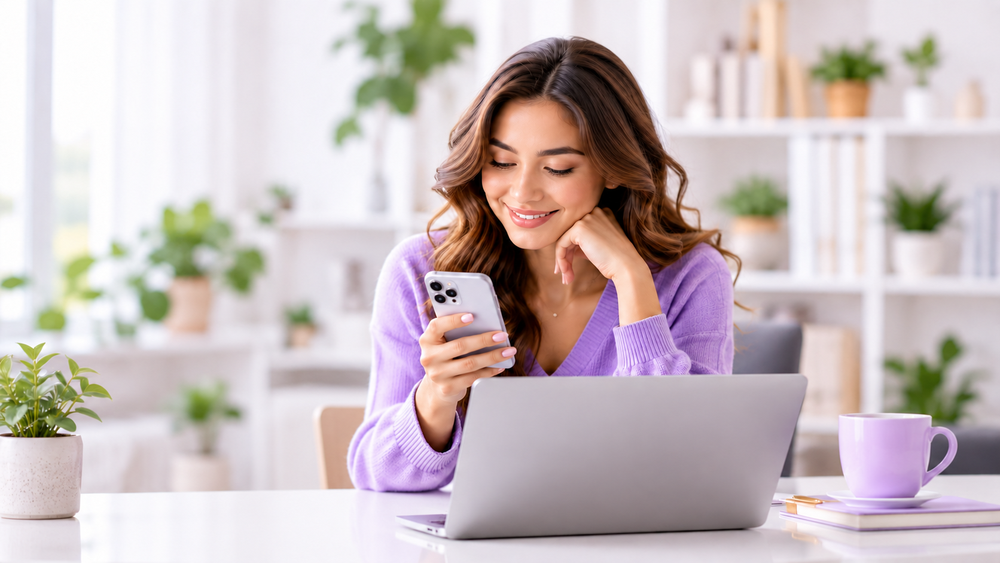
#> input picture assets/@why/main-hero.png, 1000 x 563 px, shrunk from 1672 x 941 before the run
$ python tools-recolor-hero.py
#> lines starting #> are read from the running program, lines starting #| are printed output that depends on the picture; after the words box and inside, x2 and y2 are one past the last pixel; in counts of white or black regions, pixels touching at a corner belong together
import numpy as np
from PIL import Image

SRC = 'assets/@why/main-hero.png'
DST = 'assets/hero-main.jpg'

# The violet the sweater sits on (270-280) and the magenta fringe where hair
# meets it (300-340) both have to end up blue. A flat hue shift can't do it:
# -50deg puts the fringe at 250-290, still violet. So the whole violet-magenta
# band gets REMAPPED onto the blue band, which collapses it rather than sliding
# it.
IN_LO,  IN_HI  = 245.0, 330.0     # violet .. magenta
OUT_LO, OUT_HI = 208.0, 238.0     # brand blue band; 275 lands on ~219
EDGE           = 10.0             # feather either end so the band has no seam
MIN_SAT        = 0.06

a = np.asarray(Image.open(SRC).convert('RGB'), dtype=np.float32) / 255.0
r, g, b = a[..., 0], a[..., 1], a[..., 2]
mx = a.max(axis=2); mn = a.min(axis=2); df = mx - mn
safe = np.where(df == 0, 1.0, df)

h = np.zeros_like(mx)
h = np.where(mx == r, (60.0 * ((g - b) / safe) + 360.0) % 360.0, h)
h = np.where(mx == g,  60.0 * ((b - r) / safe) + 120.0, h)
h = np.where(mx == b,  60.0 * ((r - g) / safe) + 240.0, h)
h = np.where(df == 0, 0.0, h)
s = np.where(mx == 0, 0.0, df / np.where(mx == 0, 1.0, mx))
v = mx

# membership of the violet..magenta band, feathered at both ends
w = np.clip((h - (IN_LO - EDGE)) / EDGE, 0.0, 1.0) * np.clip(((IN_HI + EDGE) - h) / EDGE, 0.0, 1.0)
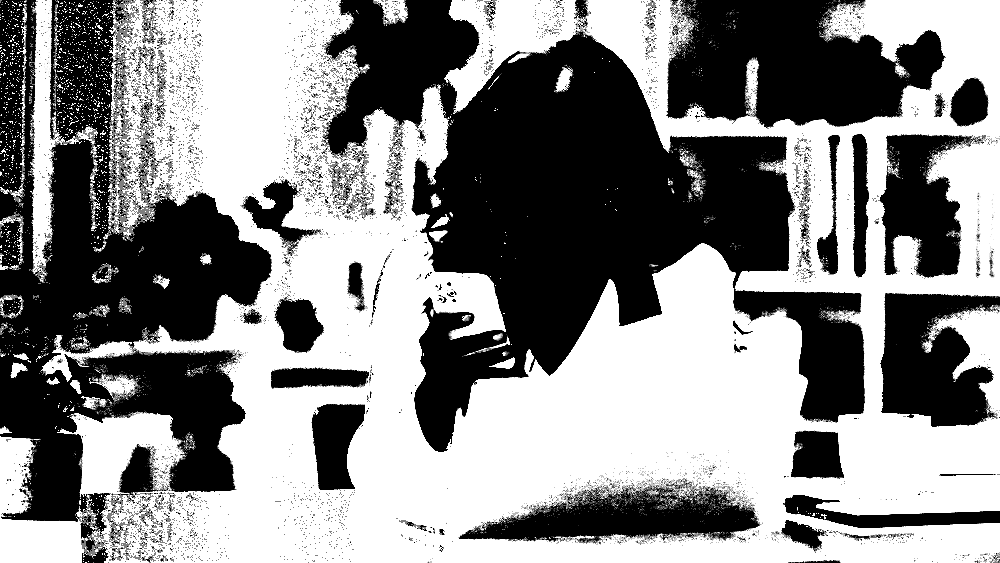
#> w: shape (563, 1000) float32; min 0, max 1, mean 0.539
w = w * w * (3.0 - 2.0 * w)
w = np.where(s >= MIN_SAT, w, 0.0)

t = np.clip((h - IN_LO) / (IN_HI - IN_LO), 0.0, 1.0)
h_target = OUT_LO + t * (OUT_HI - OUT_LO)
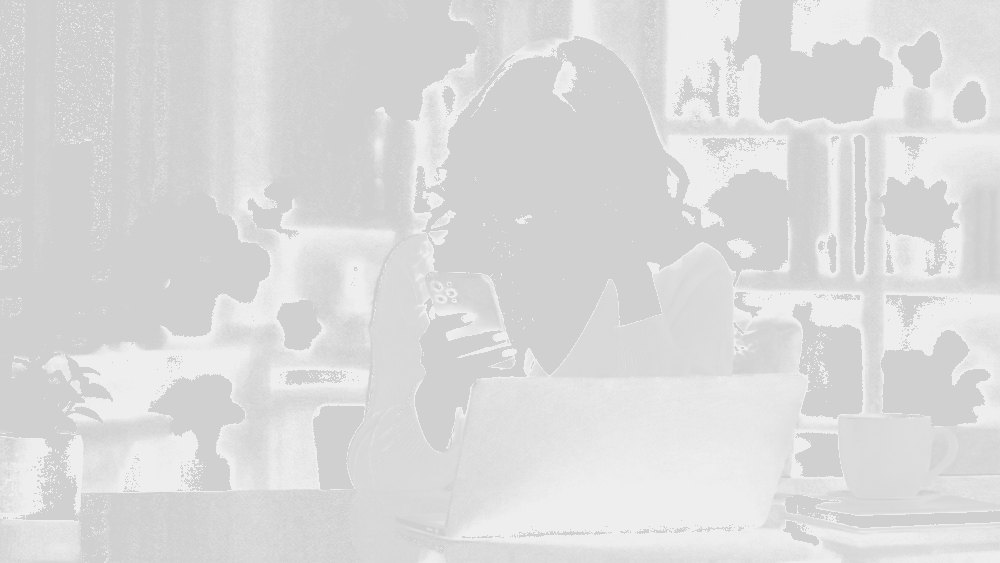
#> h_target: shape (563, 1000) float32; min 208, max 238, mean 218.6
h = h * (1.0 - w) + h_target * w

# the fringe is an artefact, not a garment - pull some saturation out of the
# part of the band that was magenta so it reads as hair
fringe = np.clip((h_target - 228.0) / 6.0, 0.0, 1.0) * w
s = s * (1.0 - 0.45 * fringe)

i = np.floor(h / 60.0) % 6
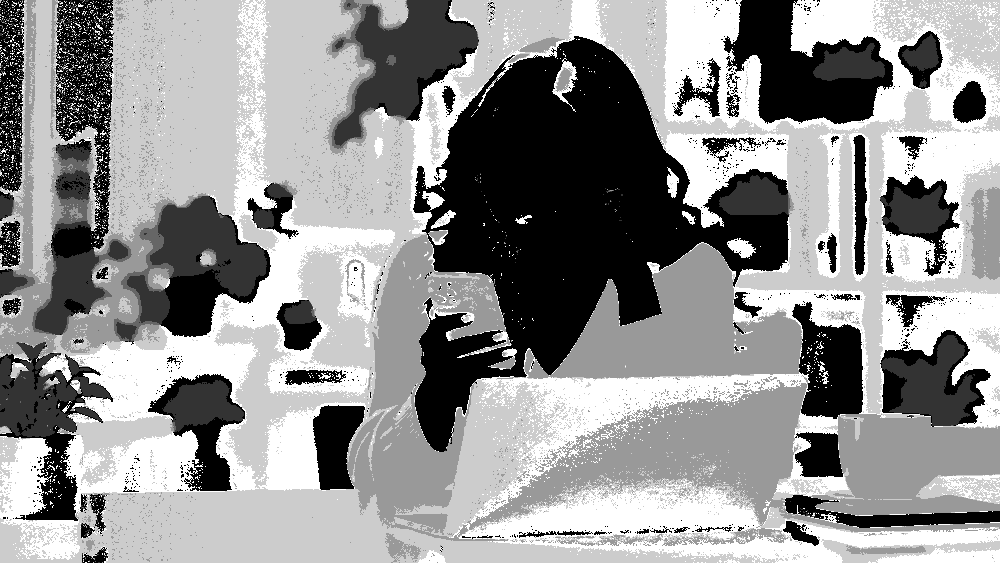
#> i: shape (563, 1000) float32; min 0, max 5, mean 2.89; drawn with min black and max white
f = h / 60.0 - np.floor(h / 60.0)
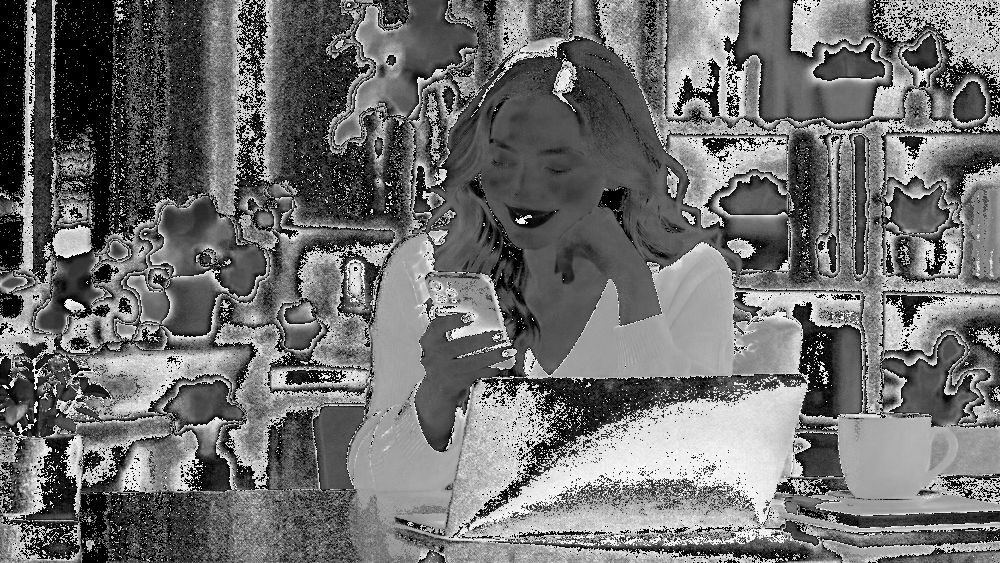
#> f: shape (563, 1000) float32; min 0, max 0.999, mean 0.436
p = v * (1 - s); q = v * (1 - f * s); t2 = v * (1 - (1 - f) * s)
out = np.zeros_like(a)
for k, (rr, gg, bb) in enumerate([(v,t2,p),(q,v,p),(p,v,t2),(p,q,v),(t2,p,v),(v,p,q)]):
    m = (i == k)
    out[..., 0] = np.where(m, rr, out[..., 0])
    out[..., 1] = np.where(m, gg, out[..., 1])
    out[..., 2] = np.where(m, bb, out[..., 2])
#> this loop made 6 passes
#> pass 1, `m = (i == k)`:
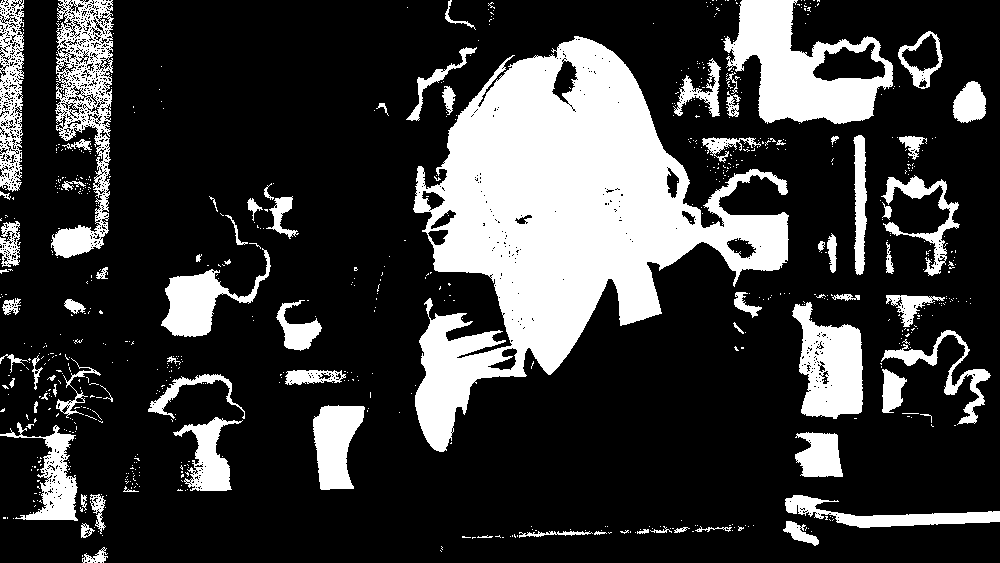
#> m: shape (563, 1000) bool; 23.1% white; 757 white regions (678 under 20 px), largest, box (x1, y1, x2, y2) and area: (413, 36, 789, 452) 67767, (723, 0, 893, 124) 10601, (51, 0, 114, 258) 6975
#> after the loop:
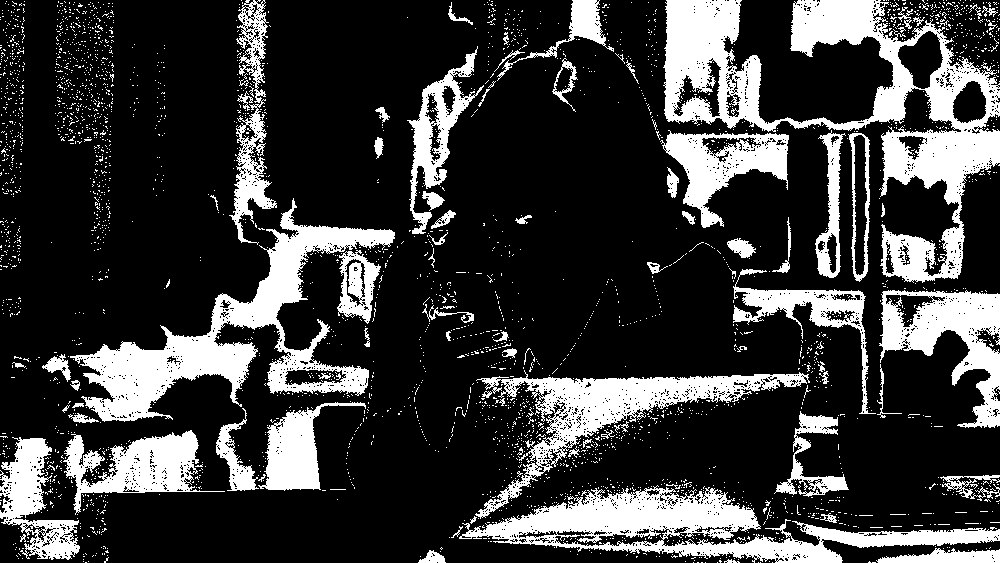
#> m: shape (563, 1000) bool; 22.8% white; 3074 white regions (2991 under 20 px), largest, box (x1, y1, x2, y2) and area: (663, 0, 1000, 283) 26965, (70, 198, 395, 422) 17275, (459, 485, 1000, 563) 15135
#> after the loop:
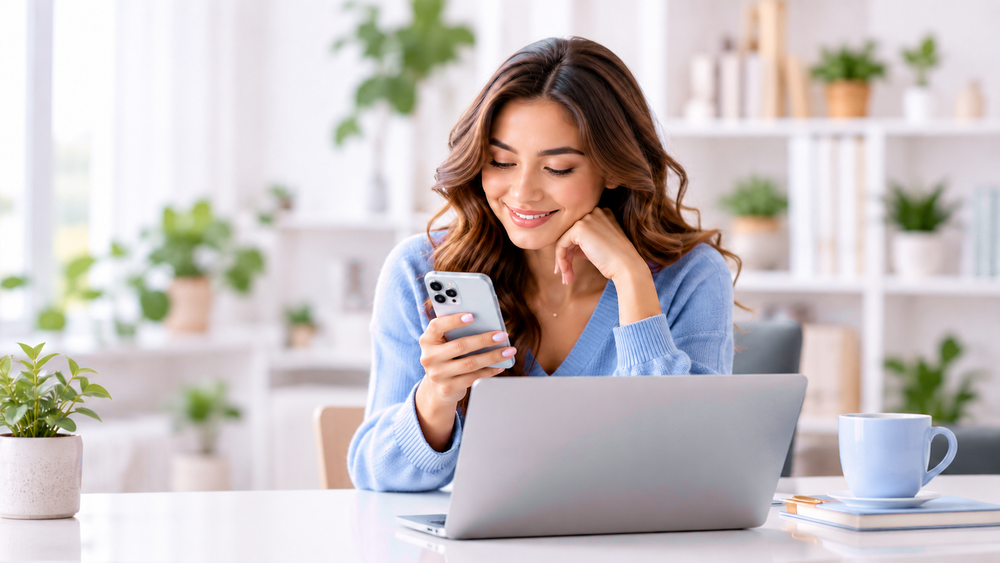
#> out: shape (563, 1000, 3) float32; mean of channels 0, 1, 2 0.777, 0.747, 0.746; drawn as R, G, B

Image.fromarray(np.clip(out * 255.0, 0, 255).astype(np.uint8)).save(
    DST, quality=88, optimize=True, progressive=True)
print('remapped ->', DST, '| pixels touched: %.1f%%' % (100.0 * (w > 0.01).sum() / w.size))
#| remapped -> assets/hero-main.jpg | pixels touched: 15.5%

$ run again, with assets/@why/1.png copied over assets/@why/main-hero.png
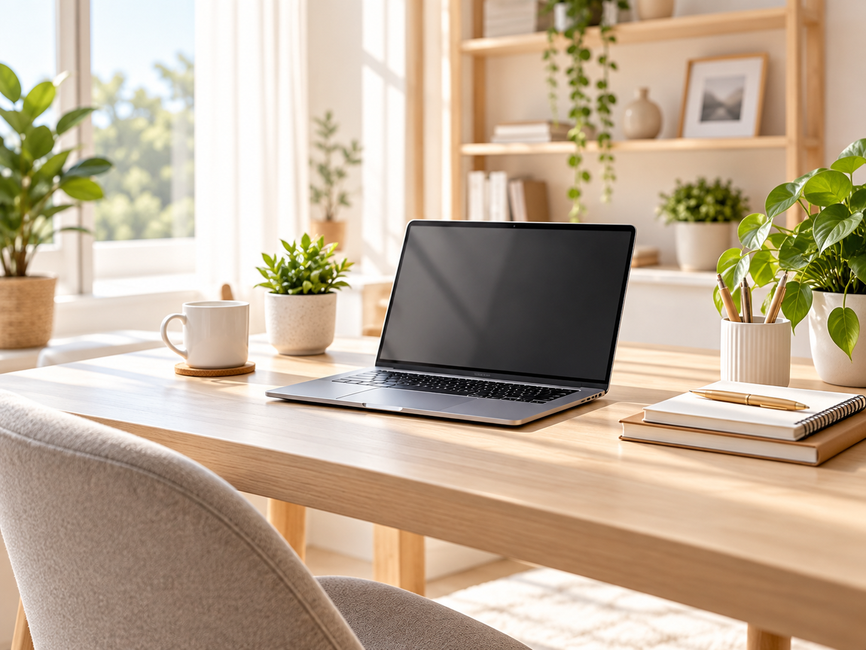
#> input picture assets/@why/1.png, 866 x 650 px, shrunk from 1448 x 1086 before the run
#> the loop `for k, (rr, gg, bb) in enumerate([(v,t2,p),(q,v,p),(p,v,t2),(p,q,v),(t..` made 6 passes
#> pass 1, `m = (i == k)`:
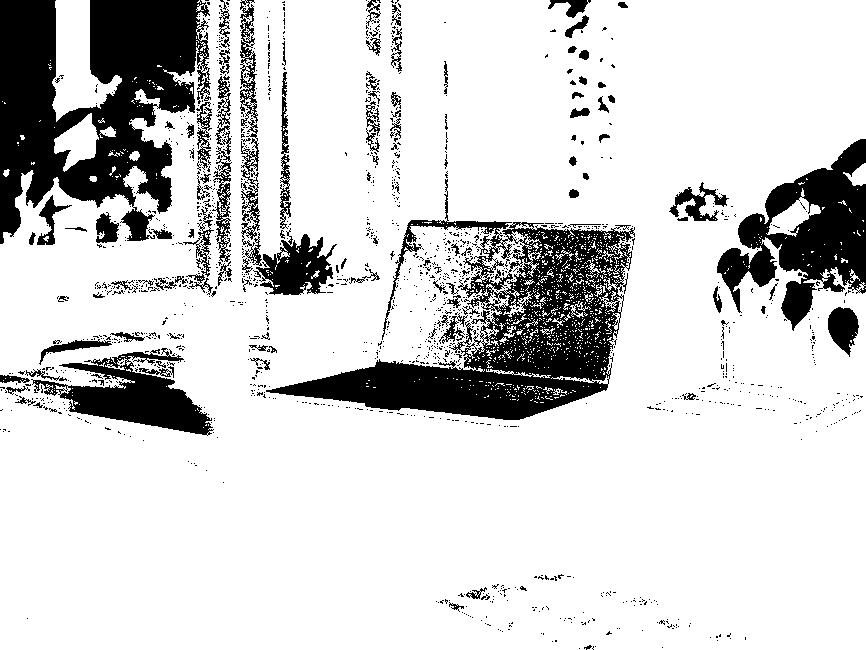
#> m: shape (650, 866) bool; 82.5% white; 1438 black regions (1316 under 20 px), largest, box (x1, y1, x2, y2) and area: (0, 0, 211, 244) 30165, (266, 179, 635, 420) 27760, (717, 139, 866, 331) 12700
#> after the loop `for k, (rr, gg, bb) in enumerate([(v,t2,p),(q,v,p),(p,v,t2),(p,q,v),(t..`:
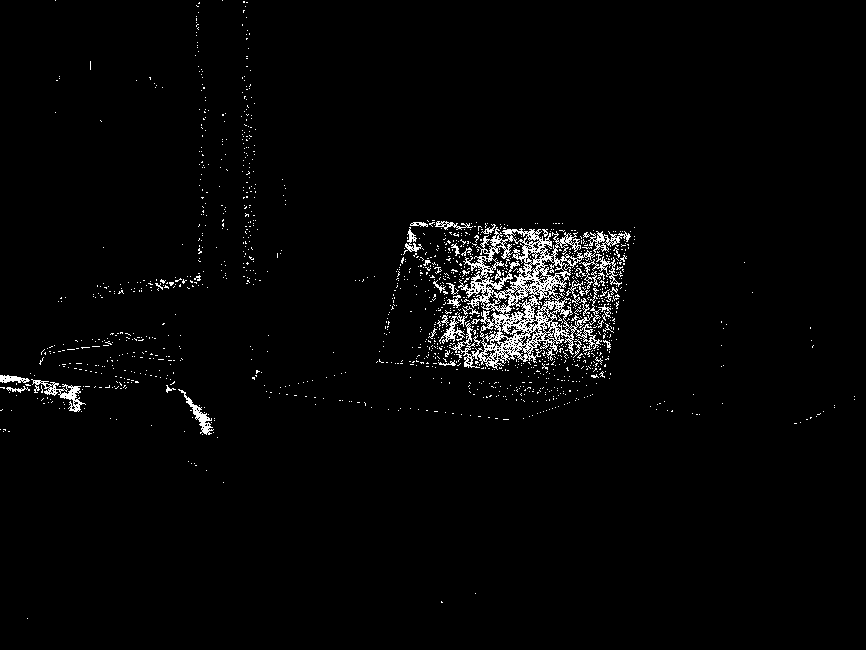
#> m: shape (650, 866) bool; 2.4% white in thin lines or dots
#| remapped -> assets/hero-main.jpg | pixels touched: 1.1%

$ run again, with assets/@why/2.png copied over assets/@why/main-hero.png
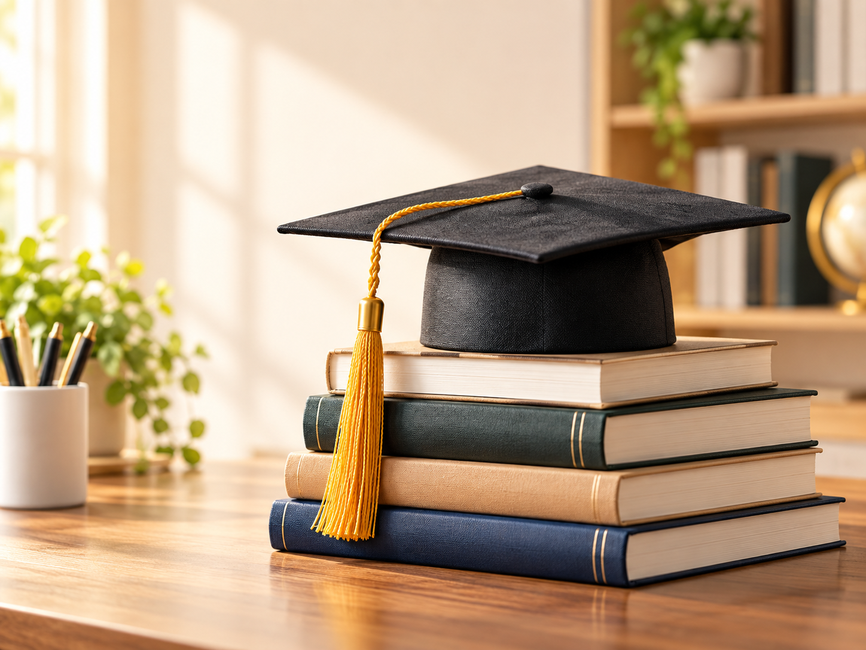
#> input picture assets/@why/2.png, 866 x 650 px, shrunk from 1448 x 1086 before the run
#> the loop `for k, (rr, gg, bb) in enumerate([(v,t2,p),(q,v,p),(p,v,t2),(p,q,v),(t..` made 6 passes
#> pass 1, `m = (i == k)`:
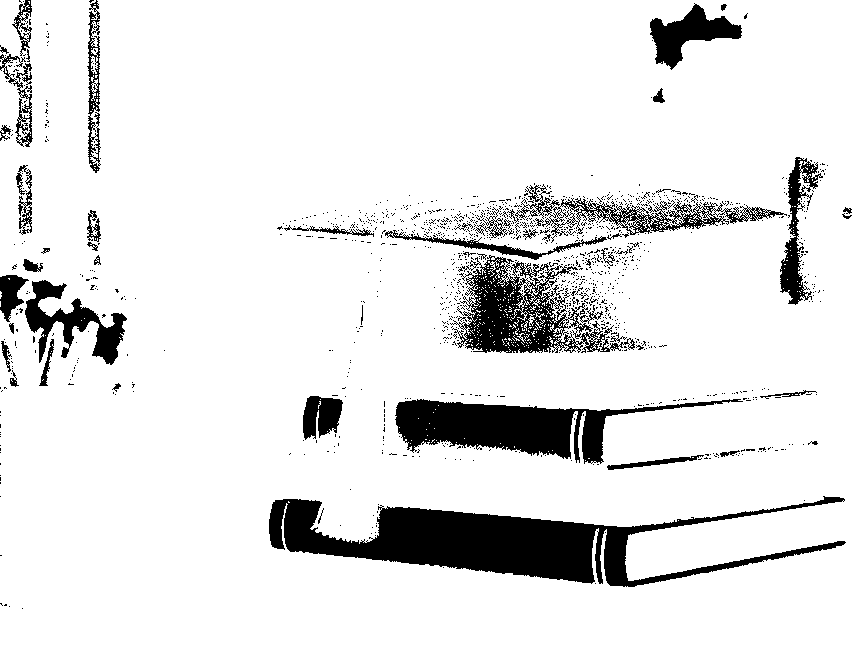
#> m: shape (650, 866) bool; 89.6% white; 1252 black regions (1198 under 20 px), largest, box (x1, y1, x2, y2) and area: (269, 496, 846, 587) 19425, (395, 399, 743, 464) 9380, (450, 255, 635, 353) 7350
#> after the loop `for k, (rr, gg, bb) in enumerate([(v,t2,p),(q,v,p),(p,v,t2),(p,q,v),(t..`:
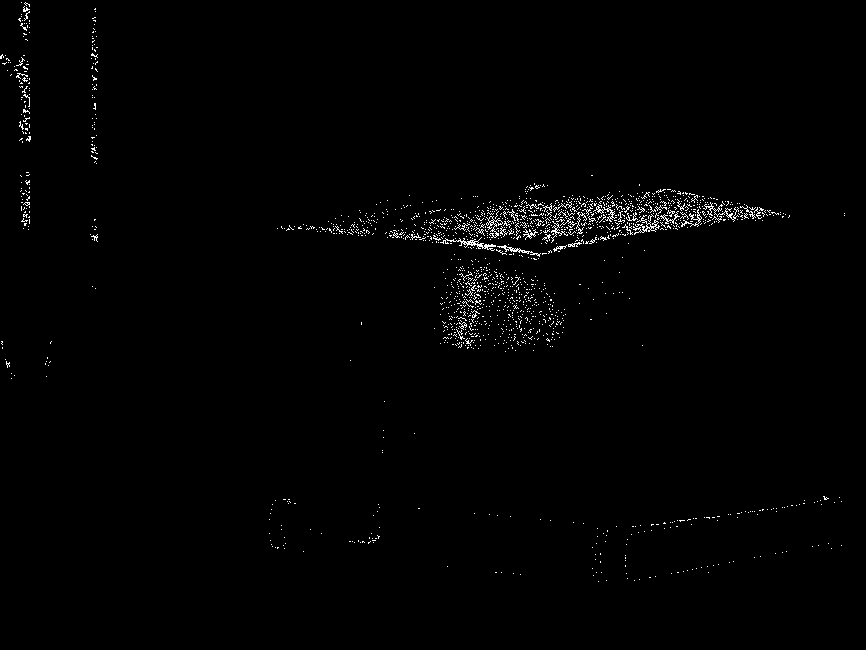
#> m: shape (650, 866) bool; 1% white in thin lines or dots, all inside (x1, y1, x2, y2) = (0, 2, 845, 582)
#| remapped -> assets/hero-main.jpg | pixels touched: 1.2%

$ run again, with assets/@why/3.png copied over assets/@why/main-hero.png
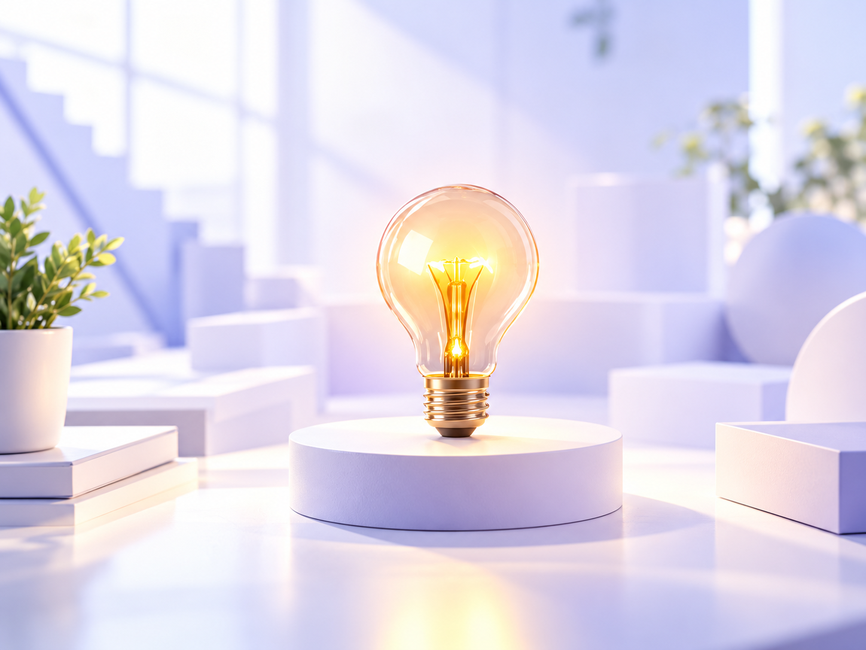
#> input picture assets/@why/3.png, 866 x 650 px, shrunk from 1448 x 1086 before the run
#> the loop `for k, (rr, gg, bb) in enumerate([(v,t2,p),(q,v,p),(p,v,t2),(p,q,v),(t..` made 6 passes
#> after the loop `for k, (rr, gg, bb) in enumerate([(v,t2,p),(q,v,p),(p,v,t2),(p,q,v),(t..`:
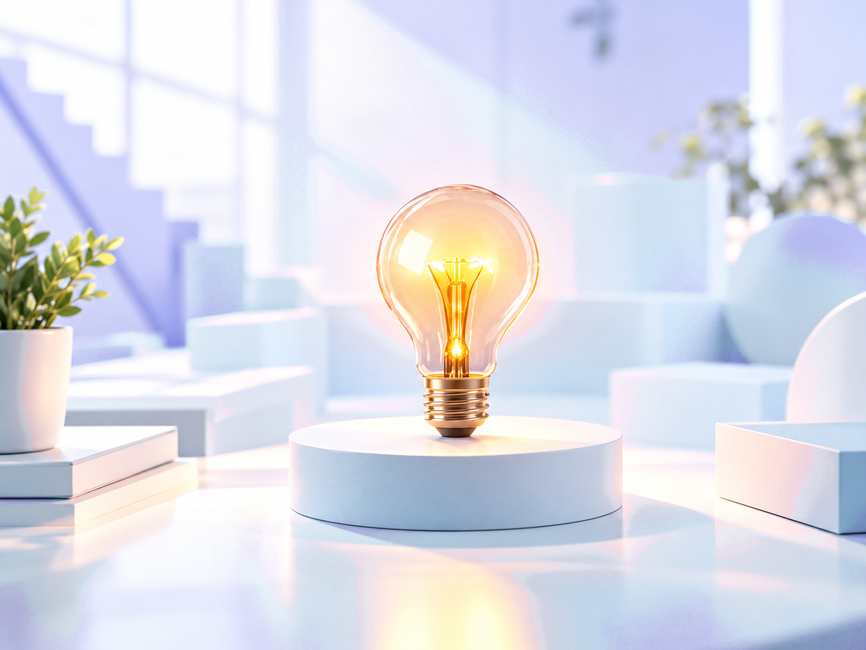
#> out: shape (650, 866, 3) float32; mean of channels 0, 1, 2 0.86, 0.869, 0.91; drawn as R, G, B
#| remapped -> assets/hero-main.jpg | pixels touched: 45.3%
